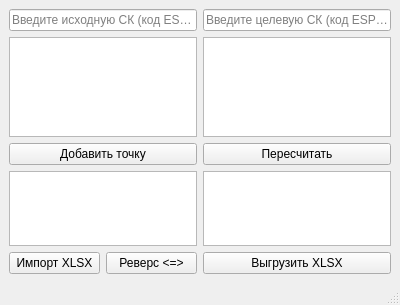
<?xml version="1.0" encoding="UTF-8"?>
<ui version="4.0">
 <class>MainWindow</class>
 <widget class="QMainWindow" name="MainWindow">
  <property name="geometry">
   <rect>
    <x>0</x>
    <y>0</y>
    <width>400</width>
    <height>305</height>
   </rect>
  </property>
  <property name="windowTitle">
   <string>MainWindow</string>
  </property>
  <widget class="QWidget" name="centralwidget">
   <layout class="QHBoxLayout" name="horizontalLayout_3">
    <item>
     <layout class="QHBoxLayout" name="horizontalLayout_2">
      <item>
       <layout class="QVBoxLayout" name="verticalLayout_3">
        <item>
         <widget class="QLineEdit" name="lineEdit">
          <property name="minimumSize">
           <size>
            <width>185</width>
            <height>0</height>
           </size>
          </property>
          <property name="placeholderText">
           <string>Введите исходную СК (код ESPG)</string>
          </property>
         </widget>
        </item>
        <item>
         <widget class="QListWidget" name="listWidget">
          <property name="sizePolicy">
           <sizepolicy hsizetype="Expanding" vsizetype="Fixed">
            <horstretch>0</horstretch>
            <verstretch>0</verstretch>
           </sizepolicy>
          </property>
          <property name="maximumSize">
           <size>
            <width>16777215</width>
            <height>100</height>
           </size>
          </property>
         </widget>
        </item>
        <item>
         <widget class="QPushButton" name="pushButton">
          <property name="text">
           <string>Добавить точку</string>
          </property>
         </widget>
        </item>
        <item>
         <widget class="QTableView" name="tableView"/>
        </item>
        <item>
         <layout class="QHBoxLayout" name="horizontalLayout">
          <item>
           <widget class="QPushButton" name="pushButton_2">
            <property name="text">
             <string>Импорт XLSX</string>
            </property>
           </widget>
          </item>
          <item>
           <widget class="QPushButton" name="pushButton_3">
            <property name="text">
             <string>Реверс &lt;=&gt;</string>
            </property>
           </widget>
          </item>
         </layout>
        </item>
       </layout>
      </item>
      <item>
       <layout class="QVBoxLayout" name="verticalLayout">
        <item>
         <widget class="QLineEdit" name="lineEdit_2">
          <property name="minimumSize">
           <size>
            <width>185</width>
            <height>0</height>
           </size>
          </property>
          <property name="placeholderText">
           <string>Введите целевую СК (код ESPG)</string>
          </property>
         </widget>
        </item>
        <item>
         <widget class="QListWidget" name="listWidget_2">
          <property name="sizePolicy">
           <sizepolicy hsizetype="Expanding" vsizetype="Fixed">
            <horstretch>0</horstretch>
            <verstretch>0</verstretch>
           </sizepolicy>
          </property>
          <property name="maximumSize">
           <size>
            <width>16777215</width>
            <height>100</height>
           </size>
          </property>
         </widget>
        </item>
        <item>
         <widget class="QPushButton" name="pushButton_4">
          <property name="autoFillBackground">
           <bool>false</bool>
          </property>
          <property name="text">
           <string>Пересчитать</string>
          </property>
         </widget>
        </item>
        <item>
         <widget class="QTableView" name="tableView_2"/>
        </item>
        <item>
         <widget class="QPushButton" name="pushButton_5">
          <property name="text">
           <string>Выгрузить XLSX</string>
          </property>
         </widget>
        </item>
       </layout>
      </item>
     </layout>
    </item>
   </layout>
  </widget>
  <widget class="QStatusBar" name="statusbar"/>
 </widget>
 <resources/>
 <connections/>
</ui>
